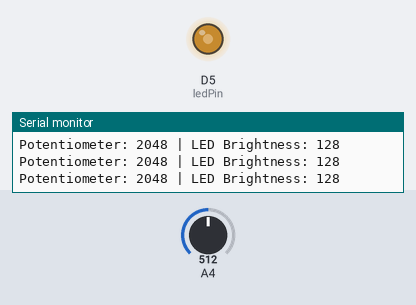
Simulated run of this sketch. Board: Arduino Zero (SAMD21). Shown: output pins drawn as LEDs (lit = HIGH), the last lines printed to the serial monitor. Inputs (shaded band) come from the test bench; at power-on: A4 = 512 (analog values on the 0–1023 scale).

Above: at 1.2 s.
1.3 s: A4 set to 306
At 2.5 s:
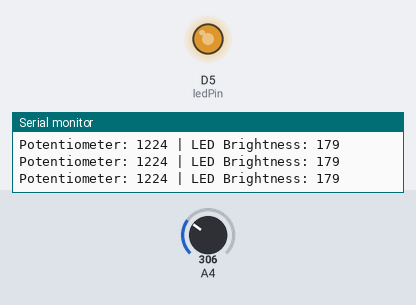
2.8 s: A4 set to 122
At 3.9 s:
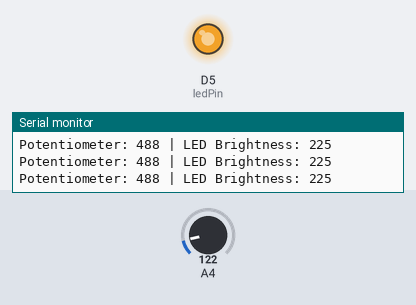
4.3 s: A4 set to 900
At 5.3 s:
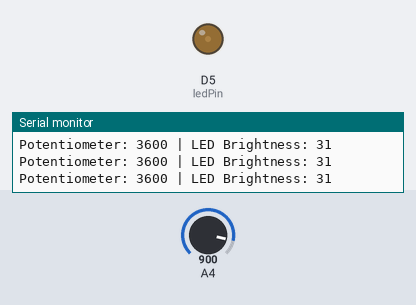
5.8 s: A4 set to 511
At 6.6 s:
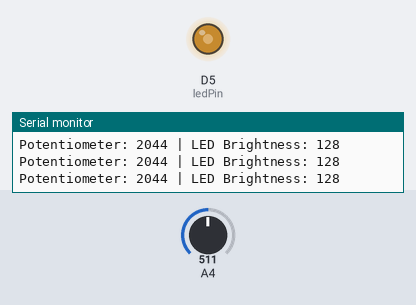
Timing chart, 0 to 8.3 s (numbered marks = the images above; inputs shaded):
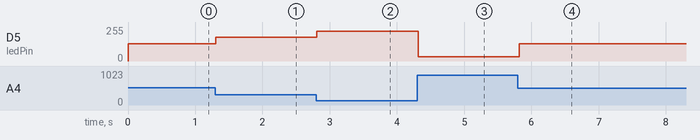

The sketch:

Potentiometer_brightnessControll.ino.ino
```cpp
const int potPin = 4;
const int ledPin = 5;

void setup() {
  Serial.begin(115200);

  analogReadResolution(12);
  pinMode(ledPin, OUTPUT);
}

void loop() {
  int potValue = analogRead(potPin);

  int brightness = map(potValue, 0, 4095, 255, 0);

  analogWrite(ledPin, brightness);

  Serial.print("Potentiometer: ");
  Serial.print(potValue);
  Serial.print(" | LED Brightness: ");
  Serial.println(brightness);

  delay(100);
}
```

Measured:
- after the input at 1.3 s, D5 (ledPin): 128/255 → 179/255 at once
- after the input at 2.8 s, D5 (ledPin): 179/255 → 225/255 at once
- after the input at 4.3 s, D5 (ledPin): 225/255 → 31/255 at once
- after the input at 5.8 s, D5 (ledPin): 31/255 → 128/255 at once
